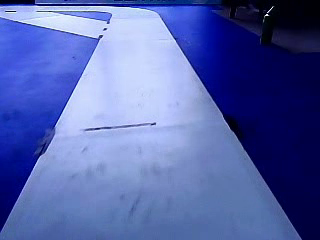
#> input picture frame 90 of data/exp0.mp4, 320 x 240 px, given in place of exp1.mp4, which was not available
$ jupyter execute '算法.ipynb'   (text cells are left out)
#> lines starting #> are read from the running program, lines starting #| are printed output that depends on the picture; after the words box and inside, x2 and y2 are one past the last pixel; in counts of white or black regions, pixels touching at a corner belong together; pictures that were not available may be replaced by others from this repository, and a replacement may not be noted
#> further down, frame is the input picture: shape (240, 320, 3); mean B, G, R 168.6, 99.2, 84.3
[cell 1]
import cv2
import numpy as np
import matplotlib.pyplot as plt


def multi_threshold_sunlight_algorithm(image):
    # Resize for faster processing
    image = cv2.resize(image, (320, 240))

    # Convert to grayscale
    gray = cv2.cvtColor(image, cv2.COLOR_BGR2GRAY)
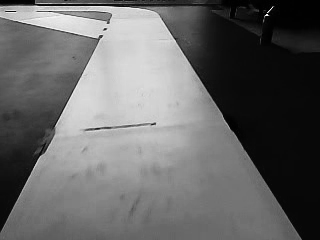
#> gray: shape (240, 320); min 0, max 251, mean 102.6

    # Step 1: First Otsu threshold to get bright (sunlight) vs others
    _, th1 = cv2.threshold(gray, 0, 255, cv2.THRESH_BINARY + cv2.THRESH_OTSU)
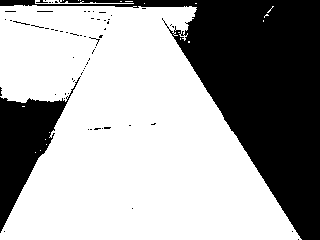
#> th1: shape (240, 320); 64.2% white; 64 black regions (62 under 20 px), largest, box (x1, y1, x2, y2) and area: (0, 0, 320, 240) 22572, (0, 76, 81, 233) 4625

    # Invert to isolate bright regions (likely sunlight)
    sunlight_mask = cv2.bitwise_not(th1)

    # Step 2: Second Otsu on the remaining part (likely track and background)
    non_sunlight = cv2.bitwise_and(gray, gray, mask=sunlight_mask)
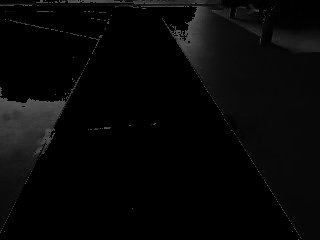
#> non_sunlight: shape (240, 320); min 0, max 84, mean 7.1
    _, th2 = cv2.threshold(non_sunlight, 0, 255, cv2.THRESH_BINARY + cv2.THRESH_OTSU)
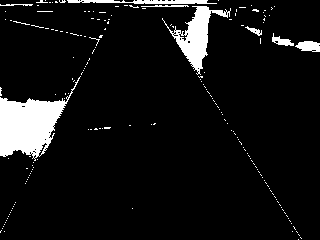
#> th2: shape (240, 320); 7.6% white; 181 white regions (173 under 20 px), largest, box (x1, y1, x2, y2) and area: (0, 76, 81, 161) 2981, (162, 6, 231, 75) 1419, (67, 0, 217, 4) 444

    # Get track region
    track_mask = cv2.bitwise_and(non_sunlight, non_sunlight, mask=th2)

    # Step 3: Extract blue region using HSV
    hsv = cv2.cvtColor(image, cv2.COLOR_BGR2HSV)
#> hsv: shape (240, 320, 3); mean H, S, V 114.6, 153, 168.6
    lower_blue = np.array([90, 50, 50])
    upper_blue = np.array([140, 255, 255])
    blue_mask = cv2.inRange(hsv, lower_blue, upper_blue)
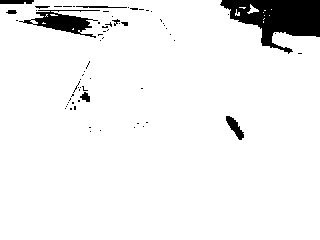
#> blue_mask: shape (240, 320); 94% white; 68 black regions (58 under 20 px), largest, box (x1, y1, x2, y2) and area: (220, 0, 320, 54) 2940, (19, 10, 100, 38) 903, (226, 116, 244, 140) 192

    # Combine masks into a label map (just for visualization)
    result = np.zeros_like(image)
    result[sunlight_mask == 0] = [255, 255, 255]      # Sunlight (white)
    result[th2 > 0] = [128, 128, 128]                 # Track (gray)
    result[blue_mask > 0] = [255, 0, 0]               # Blue edge (blue)

    return result

def process_frame(frame):
    """
    处理帧：将帧转换为灰度图并应用大津法二值化。
    """
    # gray = cv2.cvtColor(frame, cv2.COLOR_BGR2GRAY)  # 转换为灰度图
    # _, binary = cv2.threshold(gray, 0, 255, cv2.THRESH_BINARY + cv2.THRESH_OTSU)  # 大津法二值化
    # frame = cv2.cvtColor(binary, cv2.COLOR_GRAY2BGR)  # 转回 BGR 格式
    frame = multi_threshold_sunlight_algorithm(frame)
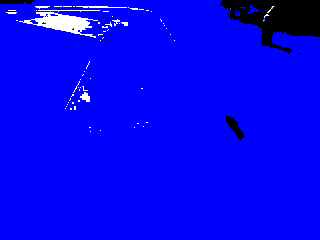
#> frame: shape (240, 320, 3); mean of channels 0, 1, 2 244.2, 4.5, 4.5; drawn as B, G, R
    return frame

# 输入文件路径
file_name = "exp1"
input_file = f'./data/{file_name}.mp4'
output_file = f'./result/{file_name}_pro.mp4'

# 打开视频文件
cap = cv2.VideoCapture(input_file)

# 获取视频属性
frame_width = int(cap.get(cv2.CAP_PROP_FRAME_WIDTH))
frame_height = int(cap.get(cv2.CAP_PROP_FRAME_HEIGHT))
fps = int(cap.get(cv2.CAP_PROP_FPS))
fourcc = cv2.VideoWriter_fourcc(*'mp4v')  # 使用 MP4 编码

# 创建 VideoWriter 对象
out = cv2.VideoWriter(output_file, fourcc, fps, (frame_width * 2, frame_height))  # 宽度加倍

while cap.isOpened():
    ret, frame = cap.read()
    if not ret:
        break

    # 处理帧
    processed_frame = process_frame(frame)

    # 将原始帧和处理后的帧拼接在一起
    combined_frame = cv2.hconcat([frame, processed_frame])
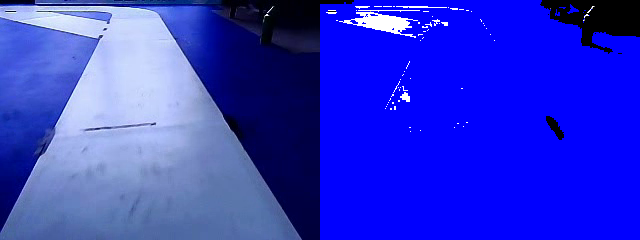
#> combined_frame: shape (240, 640, 3); mean B, G, R 206.4, 51.8, 44.4

    # 写入拼接后的帧
    out.write(combined_frame)

# 释放资源
cap.release()
out.release()
cv2.destroyAllWindows()

$ run again, starting later in the video
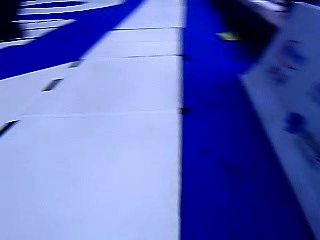
#> input picture frame 405 of data/exp0.mp4, 320 x 240 px, given in place of exp1.mp4, which was not available
#> frame is the input picture: shape (240, 320, 3); mean B, G, R 183.3, 100.3, 88.7
#> in multi_threshold_sunlight_algorithm, `_, th1 = cv2.threshold(gray, 0, 255, cv2.THRESH_BINARY + cv2.THRESH_OT..`:
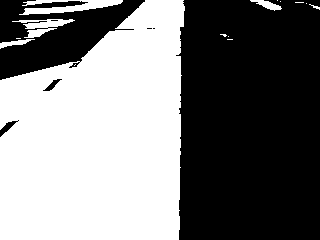
#> th1: shape (240, 320); 48.4% white; 15 white regions (9 under 20 px), largest, box (x1, y1, x2, y2) and area: (0, 0, 185, 240) 35569, (19, 0, 123, 15) 785, (12, 19, 75, 38) 488, (250, 0, 282, 11) 157, (0, 39, 35, 49) 138, (309, 4, 320, 10) 22
#> th2: shape (240, 320); 15% white; 93 white regions (80 under 20 px), largest, box (x1, y1, x2, y2) and area: (238, 0, 320, 240) 10047, (179, 56, 184, 240) 397, (176, 0, 188, 56) 195
#> hsv: shape (240, 320, 3); mean H, S, V 115.7, 156.9, 183.3
#> blue_mask: shape (240, 320); 96.2% white; 63 black regions (59 under 20 px), largest, box (x1, y1, x2, y2) and area: (214, 0, 276, 54) 1780, (0, 0, 26, 43) 759, (50, 12, 62, 14) 23, (30, 8, 48, 10) 22
#> `combined_frame = cv2.hconcat([frame, processed_frame])`:
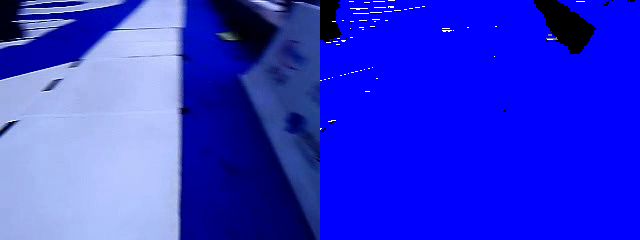
#> combined_frame: shape (240, 640, 3); mean B, G, R 214.8, 50.7, 44.9

$ run again, starting later in the video
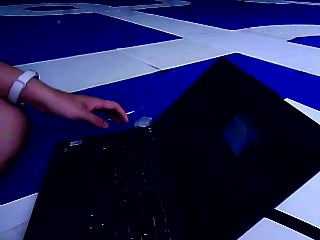
#> input picture frame 721 of data/exp0.mp4, 320 x 240 px, given in place of exp1.mp4, which was not available
#> frame is the input picture: shape (240, 320, 3); mean B, G, R 82.2, 34.7, 33.4
#> in multi_threshold_sunlight_algorithm, `_, th1 = cv2.threshold(gray, 0, 255, cv2.THRESH_BINARY + cv2.THRESH_OT..`:
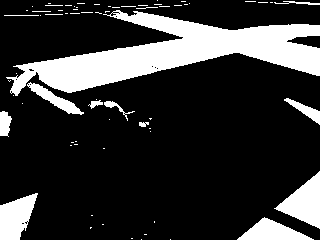
#> th1: shape (240, 320); 20.5% white; 68 white regions (55 under 20 px), largest, box (x1, y1, x2, y2) and area: (6, 10, 320, 96) 10637, (274, 171, 320, 229) 1324, (0, 193, 38, 240) 1161
#> th2: shape (240, 320); 5.5% white; 234 white regions (226 under 20 px), largest, box (x1, y1, x2, y2) and area: (8, 76, 129, 128) 1299, (0, 0, 191, 16) 1188, (0, 99, 23, 163) 781
#> hsv: shape (240, 320, 3); mean H, S, V 120.4, 213.7, 82.6
#> blue_mask: shape (240, 320); 47.8% white; 56 white regions (51 under 20 px), largest, box (x1, y1, x2, y2) and area: (0, 0, 320, 240) 33799, (274, 170, 320, 227) 1246, (237, 217, 310, 240) 861, (224, 116, 256, 154) 695, (69, 140, 82, 146) 45
#> `combined_frame = cv2.hconcat([frame, processed_frame])`:
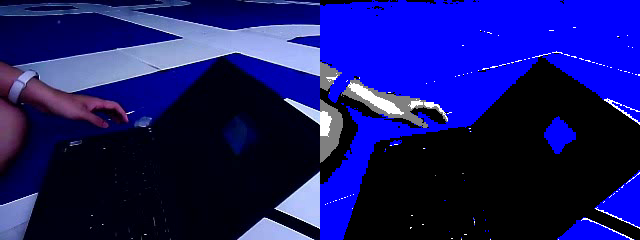
#> combined_frame: shape (240, 640, 3); mean B, G, R 106.4, 21.7, 21
